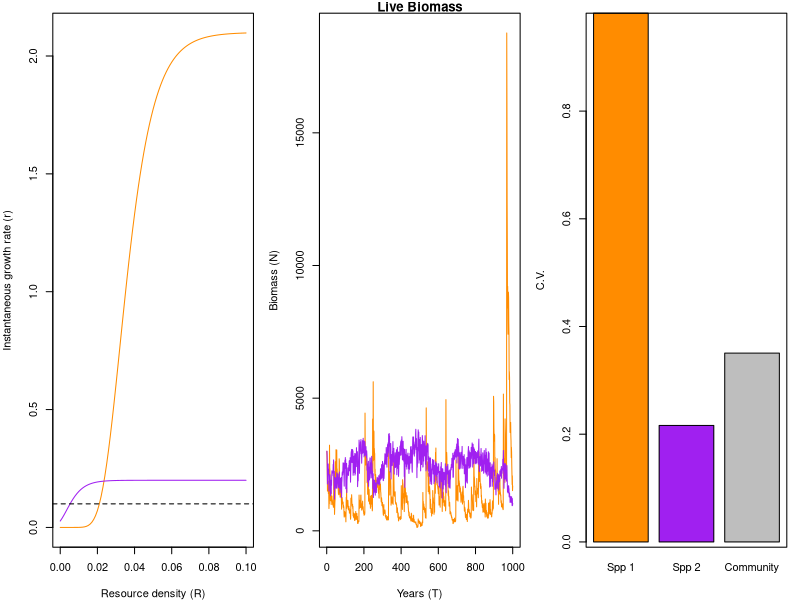

This chart was generated by the following R code:
#~~~~~~~~~~~~~~~~~~~~~~~~~~~~~~~~~~~~~~~~~~~~~~~~~~~~~~~~~~~~~~~~#
## Semi-discrete temporal storage effect model of two species   ## 
## coexisting on one essential resource                         ##
#~~~~~~~~~~~~~~~~~~~~~~~~~~~~~~~~~~~~~~~~~~~~~~~~~~~~~~~~~~~~~~~~#

####
#### 11/4/2014
#### atredenn@gmail.com
####

# species "split" themselves between a dormant, low-mortaility stage (D) and a higher mortality, high growth stage (N)
# the single resource is R
# There are two sources of variability: an environmental cue that drives the storage effect, and resource variability

# clear the workspace
rm(list=ls())

####
#### Load relevant libraries
####
library(deSolve)
library(mvtnorm)

####
#### Parameters
####
maxTime <- 1000 #simulation run time
c <- c(1,1) #not used for now, could be a "cost" parameter for biomass storage
b <- c(0.5, 0.5) #also not used, could be assimilation efficiency
mD <- c(0.0001, 0.0001) #dormant state continuous death rate
r <- c(2.1, 0.2) #live state intrinsic growth rates
K2 <- c(100, 200) #rate of approaching max growth rate
K <- c(25,2) #offset for growth rate function
mN <- c(0.1, 0.1) #live state continuous death rate
a <- 0.5 #resource turnover rate
S <- 5 #average resource supply rate
sVar <- 10 #resource supply rate variability
sigE <- 0.25 #environmental cue variability
rho <- 1 #environmental cue correlation between species
Rmu <- 2
Rsd=2.5
####
#### Model function
####
#continuous model
updateDNR <- function(t, DNR, parms){
  with(as.list(c(DNR, parms)), {
    dD1dt = -(mD[1]*D1)
    dD2dt = -(mD[2]*D2)
    dN1dt = N1*(r[1]*exp(-K[1]*(exp(-K2[1]*R)))) - mN[1]*N1
    dN2dt = N2*(r[2]*exp(-K[2]*(exp(-K2[2]*R)))) - mN[2]*N2
    dRdt = a*(S-R) - (N1*(r[1]*R/(K[1]+R)) + (N2*(r[2]*R/(K[2]+R))))
    list(c(dD1dt, dD2dt, dN1dt, dN2dt, dRdt)) #output
  })
}

#discrete model: pulses of N-D transitions (difference equations)
gfun <- function(t, y, parms){
  with (as.list(y),{
    g1 <- gVec1[t]
    g2 <- gVec2[t]
    D1 <- D1 - (N1+D1)*g1 + N1
    D2 <- D2 - (N2+D2)*g2 + N2
    N1 <- 0+(N1+D1)*g1
    N2 <- 0+(N2+D2)*g2
    R <- Rnow[t]
    return(c(D1, D2, N1, N2, R))
  })
}


####
#### Simulate model
####
#function for transition time series
getG <- function(sigE, rho, nTime){
  varcov <- matrix(c(sigE, rho*sigE, rho*sigE, sigE), 2, 2)
  e <- rmvnorm(n = nTime, mean = c(0,0), sigma = varcov)
  g <- exp(e) / (1+exp(e))
  return(g)
}
gVec <- getG(sigE = sigE, rho = rho, nTime = maxTime)
gVec1 <- gVec[,1]
gVec2 <- gVec[,2]

Rnow <- rlnorm(maxTime, Rmu, Rsd)
# hist(Rnow)

#forcing for resource supply rate variations
# forcedat <- data.frame(Time = c(1:maxTime),
#                        Supply = rnorm(maxTime,0,sVar))
# forcedat[forcedat$Supply<(-S),2] <- -S #don't let supply go negative
# rand <- approxfun(x = forcedat[,1], y = forcedat[,2], method = "linear", rule = 2)

simTime <- seq(1,maxTime,by=1)
parms <- list(
  c = c,
  b = b,
  mD = mD,
  r = r,
  K = K,
  mN = mN, 
  a = a,
  S = S
)
DNR <- c(D=c(0,0), N=c(3000,3000),R=1) #initial conditions

#run the model
output = as.data.frame(ode(y = DNR, times = simTime, func = updateDNR,
                           parms = parms, events = list(func = gfun, times=simTime)))


####
#### Plot results
####
par(mfrow=c(1,3),mar=c(4,4,1,1))
# matplot(simTime, output[,2:3], type="l", main="Dormant Biomass", 
#         col=c("darkorange", "purple"), xlab="Years (T)", ylab="Biomass (D)")
# plot(simTime, output$R, type="l", main=mean(output$R))
cvs <- c((sd(output[,4])/mean(output[,4])), 
         (sd(output[,5])/mean(output[,5])), 
         (sd(output[,4]+output[,5])/mean(output[,4]+output[,5])))

# plot the growth rate functions for each species
# plot the growth rate functions for each species
R <- seq(0,0.1,0.001)
getR <- function(r, R, K){
  out1 <- (r[1]*exp(-K[1]*(exp(-K2[1]*R))))
  out2 <- (r[2]*exp(-K[2]*(exp(-K2[2]*R)))) 
  return(cbind(out1, out2))
}
tmp<-getR(r, R, K)
matplot(R, tmp, type="l", col=c("darkorange", "purple"), lty=c(1,1), 
        ylab="Instantaneous growth rate (r)", xlab="Resource density (R)")
abline(h = mN[1], lty=2)
matplot(simTime, output[,4:5], type="l", main="Live Biomass", lty=c(1,1), 
        col=c("darkorange", "purple"), xlab="Years (T)", ylab="Biomass (N)")
# matplot(simTime[1900:2000], output[1900:2000,4:5], type="l", main="Live Biomass", lty=c(1,1), 
#         col=c("darkorange", "purple"), xlab="Years (T)", ylab="Biomass (N)")

barplot(cvs, names.arg = c("Spp 1", "Spp 2", "Community"), ylab="C.V.", col=c("darkorange", "purple", "grey"))
box()
